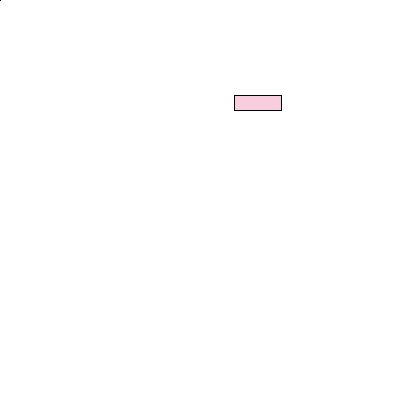
Frame 1 (no input)
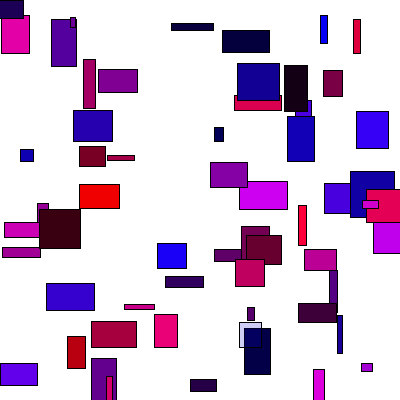
Frame 60 (the mouse pressed at the canvas centre just before this capture)
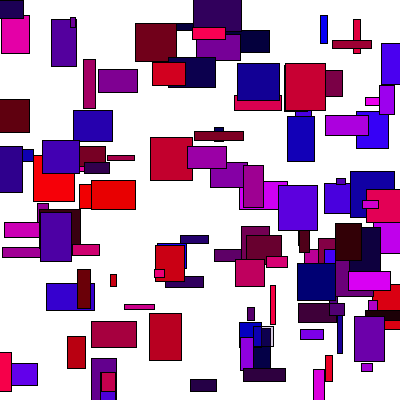
Frame 120 (the mouse held since frame 60 and released just before this capture)

The Processing sketch that drew these frames (run headless with seeded random() and noise(); from frame 60 on, the mouse is pressed at the canvas centre):

// Processing sketch: processing_182966
// ── processing_182966.pde

int myX;
int myY;
int myW;
int myH;
int myR;
int myG;
int myB;
int myO;
void setup()
{
  size(400, 400);
  background(255);
}

void draw()
{
// code that happens every frame
  fill(myR, myG, myB);
  rectMode(CENTER);
  rect(myX, myY, myW, myH);
    //random position
  myX = int(random(0,width));
  myY = int(random(0, height));
  //random dimension
  myW = int(random(5, 50));
  myH = int(random(5, 50));
  //random colour
  myR = int(random(0, 255));
  myG = int(random(0, 0));
  myB = int(random(0, 255));
  myO = int(random(0, 100));
  println(myX, myY);
  
  fill(myR, myG, myB, 50);
  rectMode(CENTER);
  rect(myX, myY, myW, myH);
  
}

void mouseDragged()
{
// code that happens when the mouse moves
// with the button down
}

void mousePressed()
{

  
// code that happens when the mouse button
// is pressed
}

void mouseReleased()
{
// code that happens when the mouse button
// is released
}
